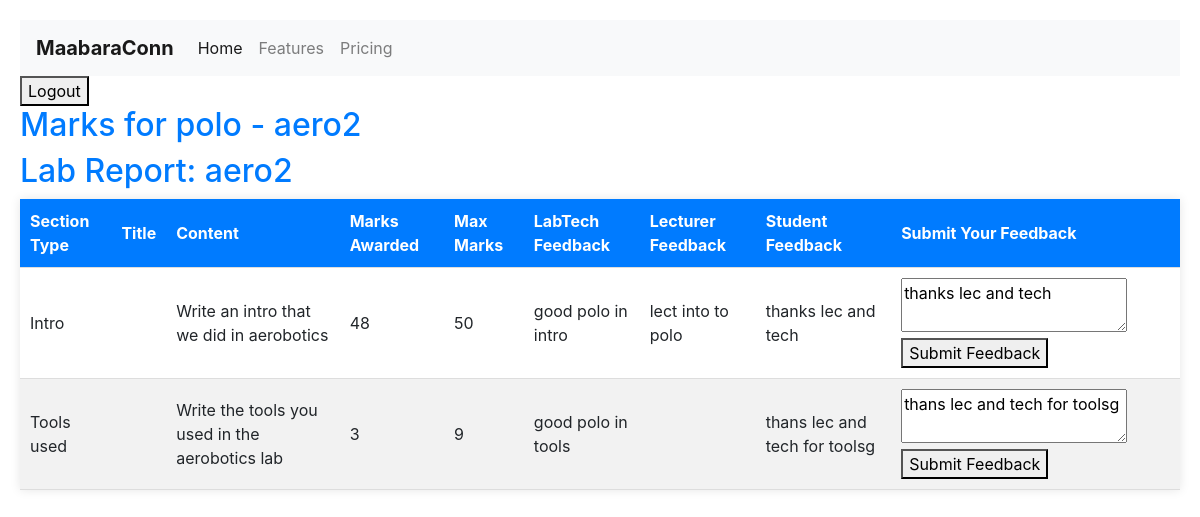
Screenshot of /users/lab_report/8/student/12/marks/ with the database file from the repository.
### users/models.py (models this page shows, shortened)
class User(AbstractUser):
    class Role(models.TextChoices):
        STUDENT = 'ST', _('Student')
        LAB_TECH = 'LT', _('Lab Technician')
        LECTURER = 'LE', _('Lecturer')
    role = models.CharField(
        max_length=2,
        choices=Role.choices,
        default=Role.STUDENT,
    )
    groups = models.ManyToManyField(Group, verbose_name=_('groups'), blank=True, help_text=_(
        'The groups this user belongs to. A user will get all permissions granted to each of their groups.'),
        related_name="user_set_custom",
        related_query_name="user",
    )
    user_permissions = models.ManyToManyField(
        Permission,
        verbose_name=_('user permissions'),
        blank=True,
        help_text=_('Specific permissions for this user.'),
        related_name="user_set_custom",
        related_query_name="user",
    )

class LabReport(models.Model):
    REPORT_TYPE_CHOICES = [
        ('IND', 'Individual'),
        ('GRP', 'Group'),
    ]
    report_type = models.CharField(
        max_length=3, choices=REPORT_TYPE_CHOICES, default='IND')
    creator = models.ForeignKey(
        settings.AUTH_USER_MODEL, on_delete=models.CASCADE, related_name='created_lab_reports'
    )
    student = models.ForeignKey(
        settings.AUTH_USER_MODEL, on_delete=models.CASCADE, related_name='student_lab_reports', null=True, blank=True
    )
    course = models.ForeignKey(
        Course, on_delete=models.CASCADE, related_name='lab_reports'
    )
    title = models.CharField(max_length=255)
    description = models.TextField()
    laboratory = models.ForeignKey(
        Laboratory, on_delete=models.CASCADE, related_name='lab_reports', null=True
    )
    document = models.FileField(upload_to='lab_reports/')
    submitted_at = models.DateTimeField(auto_now_add=True)
    status = models.CharField(max_length=100, default='Pending')
    template = models.ForeignKey(
        LabTemplate, on_delete=models.SET_NULL, null=True, blank=True, related_name='lab_reports'
    )
    is_active = models.BooleanField(default=True)

class StudentResponse(models.Model):
    section = models.ForeignKey(
        TemplateSection, on_delete=models.CASCADE, related_name='responses')
    student = models.ForeignKey(
        settings.AUTH_USER_MODEL, on_delete=models.CASCADE, related_name='responses')
    response_text = models.TextField()
    lab_report = models.ForeignKey(
        LabReport, on_delete=models.CASCADE, related_name='responses')
    marks_awarded = models.PositiveIntegerField(default=0)
    tech_feedback = models.TextField(blank=True)
    lecturer_feedback = models.TextField(blank=True)
    student_feedback = models.TextField(blank=True)
    submitted_at = models.DateTimeField(auto_now_add=True)

class TemplateSection(models.Model):
    lab_template = models.ForeignKey(
        LabTemplate, on_delete=models.CASCADE, related_name='sections')
    title = models.CharField(max_length=255)
    content = models.TextField()
    visible_to_students = models.BooleanField(default=True)
    section_type = models.ForeignKey(SectionType, on_delete=models.CASCADE)
    marks = models.PositiveIntegerField(default=0)

class SectionType(models.Model):
    name = models.CharField(max_length=100)
    default_content = models.TextField(blank=True)

### users/views.py (the view, shortened to what this page needs)
def student_marks_detail(request, report_id, student_id):
    lab_report = get_object_or_404(LabReport, id=report_id)
    student = get_object_or_404(User, id=student_id)
    responses = StudentResponse.objects.filter(
        lab_report=lab_report, student=student)
    context = {
        'lab_report': lab_report,
        'student': student,
        'responses': responses,
    }
    return render(request, 'grading/student_marks_detail.html', context)

### users/templates/grading/student_marks_detail.html (shortened to what this page needs)
{% extends 'base.html' %} {% block content %}
<h2>Marks for {{ student.username }} - {{ lab_report.title }}</h2>
<h2>Lab Report: {{ lab_report.title }}</h2>
{% if responses %}
<table>
  <thead>
    <tr>
      <th>Section Type</th>
      <th>Title</th>
      <th>Content</th>
      <th>Marks Awarded</th>
      <th>Max Marks</th>
      <th>LabTech Feedback</th>
      <th>Lecturer Feedback</th>
      <th>Student Feedback</th>
      <th>Submit Your Feedback</th>
    </tr>
  </thead>
  <tbody>
    {% for response in responses %}
    <tr>
      <td>{{ response.section.section_type.name }}</td>
      <td>{{ response.section.title }}</td>
      <td>{{ response.section.content }}</td>
      <td>{{ response.marks_awarded }}</td>
      <td>{{ response.section.marks }}</td>
      <td>{{ response.tech_feedback }}</td>
      <td>{{ response.lecturer_feedback }}</td>
      <td>{{ response.student_feedback }}</td>
      <td>
        <form method="post">
          <textarea name="student_feedback">
{{ response.student_feedback }}</textarea
          >
          <button type="submit">Submit Feedback</button>
        </form>
      </td>
    </tr>
    {% endfor %}
  </tbody>
</table>
{% else %}
<p>No responses have been submitted yet for this lab report.</p>
{% endif %} {% endblock %}

### users/static/css/styles.css (style rules this page uses)
body { font-family: Arial, sans-serif; background-color: #007bff; }
body { font-family: "Segoe UI", Tahoma, Geneva, Verdana, sans-serif; line-height: 1.6; background-color: #6d3d3d; color: #333; margin: 0; padding: 20px; }
h2, h3 { color: #007bff; }
table { width: 100%; border-collapse: collapse; margin-bottom: 20px; background-color: #fff; box-shadow: 0 0 10px rgba(0, 0, 0, 0.1); }
th, td { padding: 10px; text-align: left; border-bottom: 1px solid #ddd; }
th { background-color: #007bff; color: #fff; }
tbody tr:nth-child(even) { background-color: #f2f2f2; }

### rows the page displays
User: username "polo"
LabReport: title "aero2"
StudentResponse: section.section_type.name "Intro", section.content "Write an intro that we did in aerobotics", marks_awarded "48", section.marks "50", tech_feedback "good polo in intro", lecturer_feedback "lect into to polo", student_feedback "thanks lec and tech"
StudentResponse: section.section_type.name "Tools used", section.content "Write the tools you used in the aerobotics lab", marks_awarded "3", section.marks "9", tech_feedback "good polo in tools", student_feedback "thans lec and tech for toolsg"
